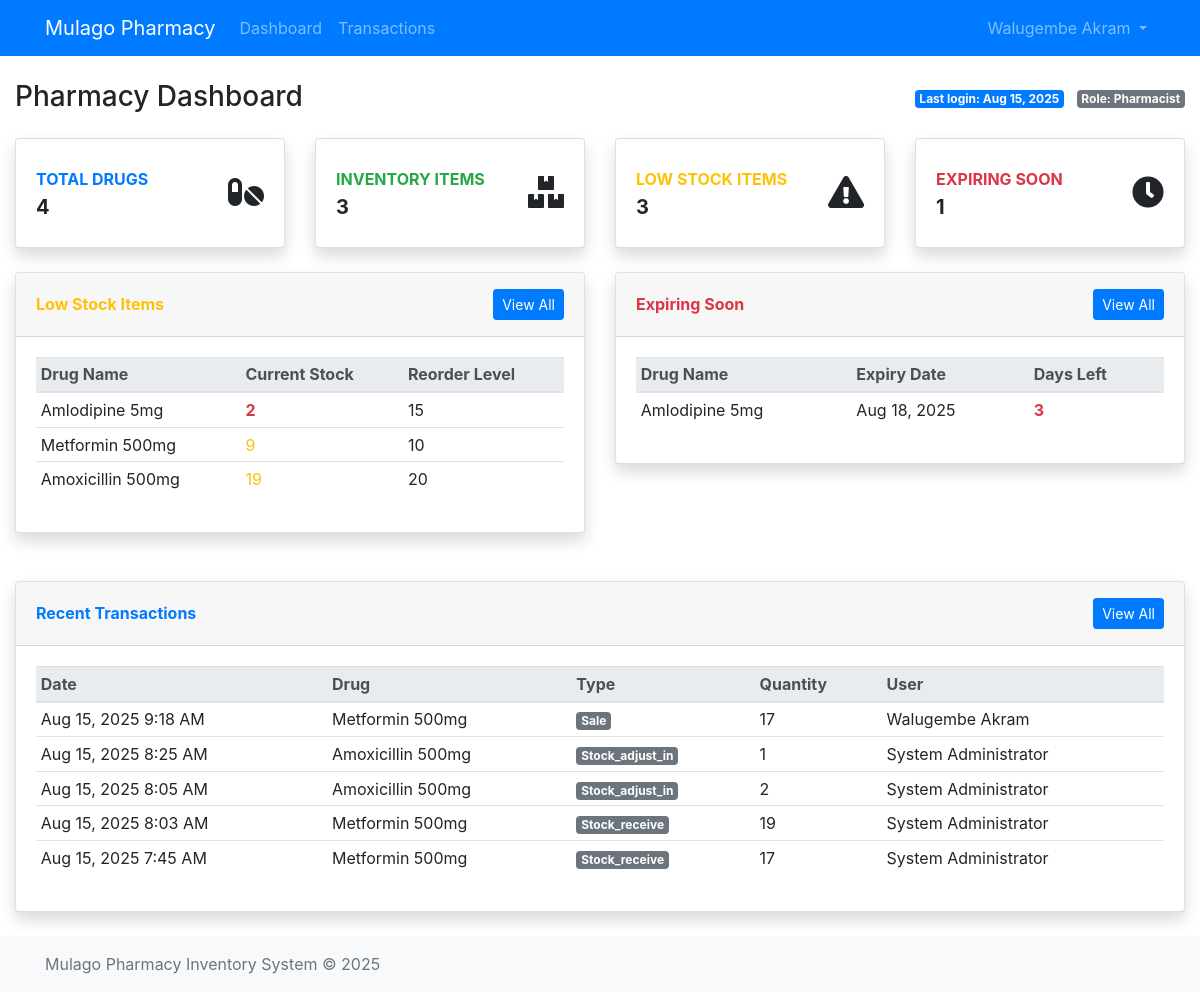
The page /pham/index.php (signed in) on the database its author committed.
### tables this page shows
CREATE TABLE `users` (
  `user_id` int NOT NULL,
  `username` varchar(50) NOT NULL,
  `password_hash` varchar(255) NOT NULL,
  `full_name` varchar(100) NOT NULL,
  `email` varchar(100) DEFAULT NULL,
  `role` enum('admin','pharmacist','department_staff') NOT NULL DEFAULT 'department_staff',
  `is_active` tinyint(1) DEFAULT '1',
  `last_login` datetime DEFAULT NULL,
  `created_at` timestamp NULL DEFAULT CURRENT_TIMESTAMP,
  `updated_at` timestamp NULL DEFAULT CURRENT_TIMESTAMP ON UPDATE CURRENT_TIMESTAMP
);

CREATE TABLE `inventory` (
  `inventory_id` int NOT NULL,
  `drug_id` int NOT NULL,
  `batch_number` varchar(50) DEFAULT NULL,
  `expiry_date` date DEFAULT NULL,
  `quantity_in_stock` int NOT NULL DEFAULT '0',
  `last_restocked` date DEFAULT NULL,
  `created_at` timestamp NULL DEFAULT CURRENT_TIMESTAMP,
  `updated_at` timestamp NULL DEFAULT CURRENT_TIMESTAMP ON UPDATE CURRENT_TIMESTAMP
);

CREATE TABLE `drugs` (
  `drug_id` int NOT NULL,
  `drug_name` varchar(100) NOT NULL,
  `generic_name` varchar(100) DEFAULT NULL,
  `category_id` int DEFAULT NULL,
  `unit_of_measure` varchar(20) NOT NULL,
  `reorder_level` int NOT NULL,
  `description` text,
  `is_active` tinyint(1) DEFAULT '1',
  `created_at` timestamp NULL DEFAULT CURRENT_TIMESTAMP,
  `updated_at` timestamp NULL DEFAULT CURRENT_TIMESTAMP ON UPDATE CURRENT_TIMESTAMP
);

CREATE TABLE `transactions` (
  `transaction_id` int NOT NULL,
  `drug_id` int NOT NULL,
  `transaction_type` enum('return','sale','stock_adjust_in','stock_adjust_out','stock_transfer','stock_receive') NOT NULL,
  `quantity` int NOT NULL,
  `unit_price` decimal(10,0) DEFAULT NULL,
  `total_amount` decimal(10,0) DEFAULT NULL,
  `reference_number` varchar(50) DEFAULT NULL,
  `notes` text,
  `created_by` int DEFAULT NULL,
  `created_at` timestamp NULL DEFAULT CURRENT_TIMESTAMP
);

### pham/index.php (the view, shortened to what the rows shown need)
<?php
$db = db();
try {
    $lowStock = $db->query("
        SELECT d.drug_id, d.drug_name, i.quantity_in_stock, d.reorder_level
        FROM inventory i
        JOIN drugs d ON i.drug_id = d.drug_id
        WHERE i.quantity_in_stock <= d.reorder_level
        ORDER BY i.quantity_in_stock ASC
        LIMIT 5
    ")->fetchAll();
    $recentTransactions = $db->query("
        SELECT t.transaction_id, d.drug_name, t.transaction_type, t.quantity,
               t.created_at, u.full_name
        FROM transactions t
        JOIN drugs d ON t.drug_id = d.drug_id
        JOIN users u ON t.created_by = u.user_id
        ORDER BY t.created_at DESC
        LIMIT 5
    ")->fetchAll();
    $expiringSoon = $db->query("
        SELECT i.inventory_id, d.drug_name, i.expiry_date,
               DATEDIFF(i.expiry_date, CURDATE()) as days_remaining
        FROM inventory i
        JOIN drugs d ON i.drug_id = d.drug_id
        WHERE i.expiry_date BETWEEN CURDATE() AND DATE_ADD(CURDATE(), INTERVAL 30 DAY)
        ORDER BY i.expiry_date ASC
        LIMIT 5
    ")->fetchAll();
} catch (PDOException $e) {
    error_log("Dashboard query error: " . $e->getMessage());
    $error = "Unable to load dashboard data. Please try again later.";
}
require_once __DIR__ . '/../includes/header.php';
?>
<div class="container-fluid mt-4">
    <div class="d-sm-flex align-items-center justify-content-between mb-4">
        <h1 class="h3 mb-0 text-gray-800">Pharmacy Dashboard</h1>
        <div class="d-none d-sm-inline-block">
            <span class="badge badge-primary">Last login: <?= formatDate($currentUser['last_login']) ?></span>
            <span class="badge badge-secondary ml-2">Role: <?= ucfirst($currentUser['role']) ?></span>
        </div>
    </div>
    <div class="row">
        <div class="col-lg-6 mb-4">
            <div class="card shadow mb-4">
                <div class="card-body">
                    <div class="table-responsive">
                        <table class="table table-sm table-hover">
                            <thead class="thead-light">
                                <tr>
                                    <th>Drug Name</th>
                                    <th>Current Stock</th>
                                    <th>Reorder Level</th>
                                </tr>
                            </thead>
                            <tbody>
                                <?php foreach ($lowStock as $item): ?>
                                    <tr>
                                        <td><?= htmlspecialchars($item['drug_name']) ?></td>
                                        <td class="<?= $item['quantity_in_stock'] < ($item['reorder_level'] / 2) ? 'text-danger font-weight-bold' : 'text-warning' ?>">
                                            <?= $item['quantity_in_stock'] ?>
                                        </td>
                                        <td><?= $item['reorder_level'] ?></td>
                                    </tr>
                                <?php endforeach; ?>
                            </tbody>
                        </table>
                    </div>
                </div>
            </div>
        </div>
        <div class="col-lg-6 mb-4">
            <div class="card shadow mb-4">
                <div class="card-body">
                    <div class="table-responsive">
                        <table class="table table-sm table-hover">
                            <thead class="thead-light">
                                <tr>
                                    <th>Drug Name</th>
                                    <th>Expiry Date</th>
                                    <th>Days Left</th>
                                </tr>
                            </thead>
                            <tbody>
                                <?php foreach ($expiringSoon as $item): ?>
                                    <tr>
                                        <td><?= htmlspecialchars($item['drug_name']) ?></td>
                                        <td><?= formatDate($item['expiry_date']) ?></td>
                                        <td class="<?= $item['days_remaining'] < 7 ? 'text-danger font-weight-bold' : 'text-warning' ?>">
                                            <?= $item['days_remaining'] ?>
                                        </td>
                                    </tr>
                                <?php endforeach; ?>
                            </tbody>
                        </table>
                    </div>
                </div>
            </div>
        </div>
    </div>
    <div class="row">
        <div class="col-lg-12">
            <div class="card shadow mb-4">
                <div class="card-body">
                    <div class="table-responsive">
                        <table class="table table-sm table-hover">
                            <thead class="thead-light">
                                <tr>
                                    <th>Date</th>
                                    <th>Drug</th>
                                    <th>Type</th>
                                    <th>Quantity</th>
                                    <th>User</th>
                                </tr>
                            </thead>
                            <tbody>
                                <?php foreach ($recentTransactions as $txn): ?>
                                    <tr>
                                        <td><?= formatDateTime($txn['created_at']) ?></td>
                                        <td><?= htmlspecialchars($txn['drug_name']) ?></td>
                                        <td>
                                            <span class="badge badge-<?= getTransactionBadgeClass($txn['transaction_type']) ?>">
                                                <?= ucfirst($txn['transaction_type']) ?>
                                            </span>
                                        </td>
                                        <td><?= $txn['quantity'] ?></td>
                                        <td><?= htmlspecialchars($txn['full_name']) ?></td>
                                    </tr>
                                <?php endforeach; ?>
                            </tbody>
                        </table>
                    </div>
                </div>
            </div>
        </div>
    </div>
</div>
<?php require_once __DIR__ . '/../includes/footer.php'; ?>

### includes/header.php (shortened to what the rows shown need)
<?php
require_once __DIR__ . '/auth.php';
$auth = new Auth();
$currentUser = $auth->getCurrentUser();
?>
<!DOCTYPE html>
<html lang="en">
<head>
<link href="https://cdn.jsdelivr.net/npm/bootstrap@4.6.2/dist/css/bootstrap.min.css" rel="stylesheet">
<link rel="stylesheet" href="https://cdn.datatables.net/1.13.4/css/jquery.dataTables.min.css">
<link rel="stylesheet" href="https://cdnjs.cloudflare.com/ajax/libs/font-awesome/5.15.4/css/all.min.css">
    <link href="../assets/css/styles.css" rel="stylesheet">
</head>
<body style="padding-top: 56px;">
    <nav class="navbar navbar-expand-lg navbar-dark bg-primary fixed-top">
        <div class="container">
            <div class="collapse navbar-collapse" id="navbarNav">
                <?php if ($currentUser): ?>
                <ul class="navbar-nav mr-auto">
                    <li class="nav-item">
                        <a class="nav-link" href="index.php">Dashboard</a>
                    </li>
                    <?php if (in_array($currentUser['role'], ['admin', 'pharmacist'])): ?>
                        <li class="nav-item">
                            <a class="nav-link" href="transactions.php">Transactions</a>
                        </li>
                    <?php endif; ?>
                    <?php if (hasRole('admin')): ?>
                    <li class="nav-item">
                        <a class="nav-link" href="users.php">Users</a>
                    </li>
                    <?php endif; ?>
                </ul>
                <ul class="navbar-nav ml-auto">
                    <li class="nav-item dropdown">
                        <a class="nav-link dropdown-toggle" href="#" id="userDropdown" role="button" data-toggle="dropdown">
                            <?= htmlspecialchars($currentUser['full_name']) ?>
                        </a>
                    </li>
                </ul>
                <?php endif; ?>
            </div>
        </div>
    </nav>

### rows shown on the page
users: full_name "Walugembe Akram", last_login "Aug 15, 2025", role "Pharmacist"
inventory: drug.drug_name "Amlodipine 5mg", quantity_in_stock "2", drug.reorder_level "15", expiry_date "Aug 18, 2025", days_remaining "3"
inventory: drug.drug_name "Metformin 500mg", quantity_in_stock "9", drug.reorder_level "10"
inventory: drug.drug_name "Amoxicillin 500mg", quantity_in_stock "19", drug.reorder_level "20"
transactions: created_at "Aug 15, 2025 9:18 AM", drug.drug_name "Metformin 500mg", transaction_type "Sale", quantity "17", created_by.full_name "Walugembe Akram"
transactions: created_at "Aug 15, 2025 8:25 AM", drug.drug_name "Amoxicillin 500mg", transaction_type "Stock_adjust_in", quantity "1", created_by.full_name "System Administrator"
transactions: created_at "Aug 15, 2025 8:05 AM", drug.drug_name "Amoxicillin 500mg", transaction_type "Stock_adjust_in", quantity "2", created_by.full_name "System Administrator"
transactions: created_at "Aug 15, 2025 8:03 AM", drug.drug_name "Metformin 500mg", transaction_type "Stock_receive", quantity "19", created_by.full_name "System Administrator"
transactions: created_at "Aug 15, 2025 7:45 AM", drug.drug_name "Metformin 500mg", transaction_type "Stock_receive", quantity "17", created_by.full_name "System Administrator"

### other values the page prints
$drugsCount "4"
$inventoryCount "3"
count($lowStock) "3"
count($expiringSoon) "1"
